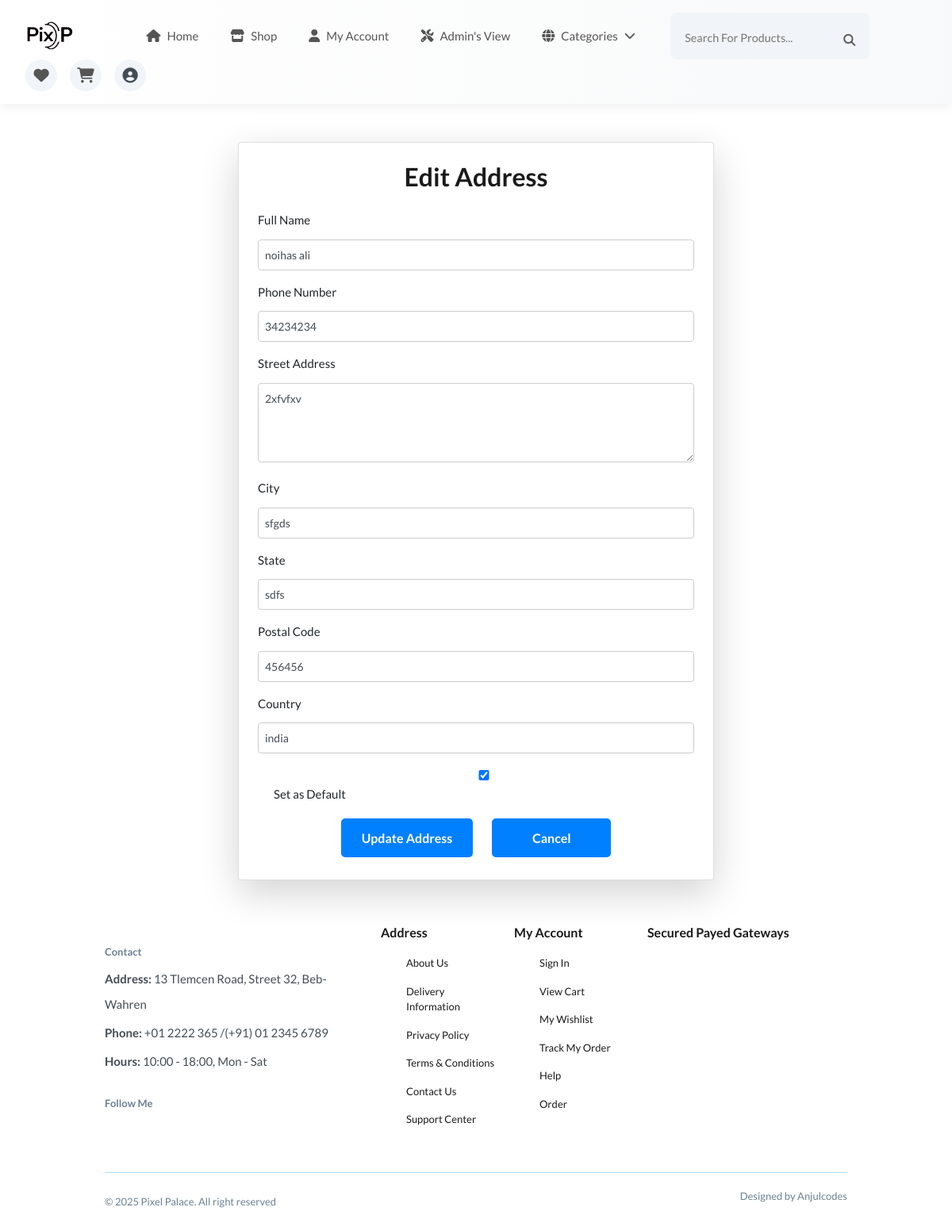
The page /user/addresses/edit/6/ (signed in) on the database its author committed.
### userapp/models.py (models this page shows, shortened)
class Address(models.Model):
    user = models.ForeignKey(User, on_delete=models.CASCADE, related_name="addresses")
    full_name = models.CharField(max_length=255)
    phone = models.CharField(max_length=15, null=True, blank=True)  # Optional phone number
    street_address = models.TextField()
    city = models.CharField(max_length=100)
    state = models.CharField(max_length=100, null=True, blank=True)  # Optional state
    postal_code = models.CharField(max_length=10, null=True, blank=True)  # Optional postal code
    country = models.CharField(max_length=100)
    is_default = models.BooleanField(default=False)
    class Meta:
        ordering = ['-is_default']  # Default address appears first

### userapp/views.py (the view)
# urls.py: path('addresses/edit/<int:address_id>/', views.edit_address, name='edit_address'),
def edit_address(request, address_id):
    address = get_object_or_404(Address, id=address_id, user=request.user)
    if request.method == "POST":
        form = AddressForm(request.POST, instance=address)
        if form.is_valid():
            form.save()
            return redirect('profile_view')  # Redirect back to address list
    else:
        form = AddressForm(instance=address)
    return render(request, 'userapp/edit_address.html', {'form': form})

### userapp/forms.py
class AddressForm(forms.ModelForm):
    class Meta:
        model = Address
        fields = ['full_name', 'phone', 'street_address', 'city', 'state', 'postal_code', 'country', 'is_default']
        widgets = {
            'is_default': forms.CheckboxInput(),
        }

### cart/context_processors.py (called while the page is built)
def cart_item_count(request):
    if request.user.is_authenticated:
        cart, created = Cart.objects.get_or_create(user=request.user)
        count = cart.cart_items.count()  # Count total items in the cart
    else:
        count = 0  # If user is not logged in, set count to 0
    return {'cart_count': count}

def wishlist_item_count(request):
    if request.user.is_authenticated:
        wishlist, created = Wishlist.objects.get_or_create(user=request.user)
        count = wishlist.items.count()  # Use 'items' from related_name in WishlistItem
    else:
        count = 0  # No wishlist items if user is not logged in
    return {'wishlist_count': count}

### templates/userapp/edit_address.html (shortened to what this page needs)
{% extends 'base.html' %}
{% block content %}
<div class="container mt-5">
    <div class="card shadow-lg p-4 rounded" style="max-width: 600px; margin: auto;">
        <h2 class="text-center mb-4">Edit Address</h2>
        <form method="post" id="edit-address-form">
            <div class="mb-3">
                <label for="{{ form.full_name.id_for_label }}" class="form-label">Full Name</label>
                {{ form.full_name }}
            </div>
            <div class="mb-3">
                <label for="{{ form.phone.id_for_label }}" class="form-label">Phone Number</label>
                {{ form.phone }}
            </div>
            <div class="mb-3">
                <label for="{{ form.street_address.id_for_label }}" class="form-label">Street Address</label>
                {{ form.street_address }}
            </div>
            <div class="mb-3">
                <label for="{{ form.city.id_for_label }}" class="form-label">City</label>
                {{ form.city }}
            </div>
            <div class="mb-3">
                <label for="{{ form.state.id_for_label }}" class="form-label">State</label>
                {{ form.state }}
            </div>
            <div class="mb-3">
                <label for="{{ form.postal_code.id_for_label }}" class="form-label">Postal Code</label>
                {{ form.postal_code }}
            </div>
            <div class="mb-3">
                <label for="{{ form.country.id_for_label }}" class="form-label">Country</label>
                {{ form.country }}
            </div>
            <div class="form-check mb-3">
                {{ form.is_default }}
                <label class="form-check-label" for="{{ form.is_default.id_for_label }}">Set as Default</label>
            </div>
            <div class="d-flex justify-content-center gap-3">
                <button type="submit" class="btn btn-success px-4">Update Address</button>
                <a href="{% url 'profile_view' %}" class="btn btn-outline-secondary px-4">Cancel</a>
            </div>
        </form>
    </div>
</div>
{% endblock %}

### static/css/styles.css (style rules this page uses)
:root { --header-height: 4rem; --first-color: hsl(210, 100%, 50%); --first-color-alt: hsl(200, 100%, 80%); --second-color: hsl(35, 100%, 50%); --title-color: hsl(0, 0%, 10%); --text-color: hsl(210, 10%, 30%); --text-color-light: hsl(210, 15%, 50%); --body-color: hsl(0, 0%, 100%); --container-color: hsl(210, 20%, 95%); --border-color: hsl(210, 50%, 90%); --border-color-alt: hsl(200, 89%, 82%); --body-font: "Lato", sans-serif; --second-font: "League Spartan" sans-serif; --big-font-size: 3.5rem; --h1-font-size: 2.75rem; --h2-font-size: 2rem; --h3-font-size: 1.75rem; --h4-font-size: 1.375rem; --large-font-size: 1.125rem; --normal-font-size: 1rem; --small-font-size: 0.875rem; --smaller-font-size: 0.75rem; --tiny-font-size: 0.6875rem; --weight-400: 400; --weight-500: 500; --weight-600: 600; --weight-700: 700; --transition: cubic-bezier(0, 0, 0.05, 1); }
@media screen and (max-width: 1200px) { :root { --big-font-size: 2.25rem; --h1-font-size: 2rem; --h2-font-size: 1.375rem; --h3-font-size: 1.25rem; --h4-font-size: 1.125rem; --large-font-size: 1rem; --normal-font-size: 0.9375rem; --small-font-size: 0.8125rem; --smaller-font-size: 0.6875rem; --tiny-font-size: 0.625rem; } }
* { margin: 0; padding: 0; box-sizing: border-box; }
html { scroll-behavior: smooth; }
input, textarea, body { color: var(--text-color); font-family: var(--body-font); font-size: var(--normal-font-size); font-weight: var(--weight-400); }
body { background-color: var(--body-color); }
h1, h2, h3, h4 { font-family: var(--second-font); color: var(--title-color); font-weight: var(--weight-600); }
a { text-decoration: none; }
button, textarea, input { background-color: transparent; border: none; outline: none; }
.container { max-width: 1320px; margin-inline: auto; padding-inline: 0.75rem; }
.btn { background-color: var(--first-color); color: var(--body-color); height: 49px; line-height: 43px; font-family: var(--second-font); font-size: var(--small-font-size); font-weight: var(--weight-700); border-radius: 0.25rem; -webkit-border-radius: 0.25rem; -moz-border-radius: 0.25rem; -ms-border-radius: 0.25rem; -o-border-radius: 0.25rem; transition: all 0.4s var(--transition); -webkit-transition: all 0.4s var(--transition); -moz-transition: all 0.4s var(--transition); -ms-transition: all 0.4s var(--transition); -o-transition: all 0.4s var(--transition); }
form button { margin-top: 10px; }
form input, form select, form textarea { border: 1px solid #ccc; padding: 8px; font-size: 14px; border-radius: 4px; }
form textarea { height: 100px; resize: vertical; }
.btn { display: flex; align-items: center; justify-content: center; text-align: center; margin :4px; border: 2px solid var(--first-color); background-color: var(--first-color); border: 2px solid var(--first-color); color: var(--body-color); padding: 12px 20px; font-size: 16px; font-weight: bold; border-radius: 5px; cursor: pointer; transition: background-color 0.3s; }
@media screen and (max-width: 1400px) { .container { max-width: 1140px; } }
@media screen and (max-width: 1200px) { .container { max-width: 960px; } }

### templates/navbar.html (style rules this page uses)
html { scroll-behavior: smooth; }

### templates/userapp/edit_address.html (style rules this page uses)
input, textarea, select { width: 100%; padding: 10px; margin-top: 5px; border-radius: 5px; border: 1px solid #ccc; }
.btn { min-width: 150px; }

### rows shown on the page
Address: full_name "noihas ali", phone "34234234", street_address "2xfvfxv", city "sfgds", state "sdfs", postal_code "456456", country "india", is_default "☑"
